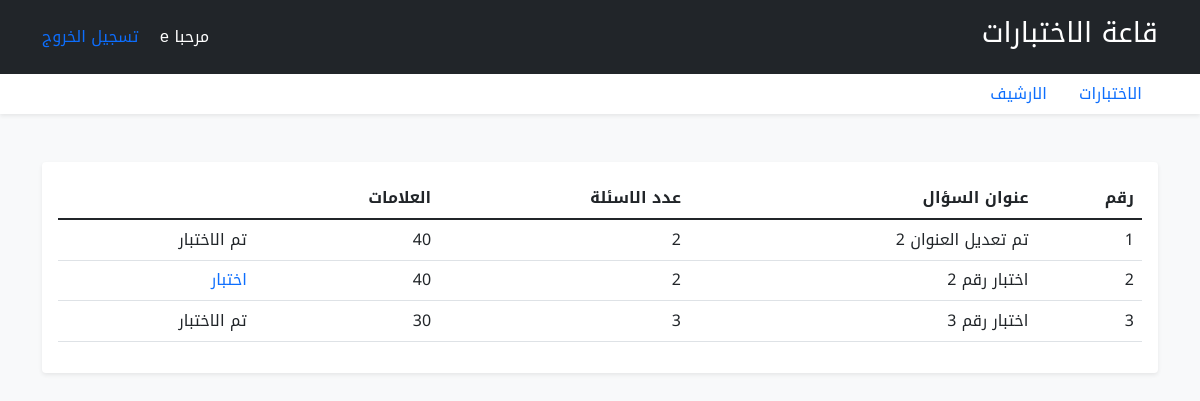
Page /account (signed in) on the committed database.
### tables this page shows
CREATE TABLE `main_que` (
  `id` varchar(255) NOT NULL,
  `title` varchar(255) NOT NULL,
  `num` varchar(255) NOT NULL,
  `mark` varchar(255) NOT NULL
);

### includes/function.php (called while the page is built, shortened)
<?php
function getSession($key){
    if(isset($_SESSION[$key]) and $_SESSION[$key]!= null){
        return $_SESSION[$key];
    }else{
        return false;
    }
}
?>

### account/index.php (the view)
<?php include "includes/header.php"?>
<?php include "includes/nav.php" ?>
    <div class="container">
        <div class="row">
            <div class="col">
                <div class="bg-white mt-5 bodrder border-secondary p-3 shadow-sm rounded">
                    <table class="table">
                        <thead>
                            <tr>
                                <th>رقم</th>
                                <th>عنوان السؤال</th>
                                <th>عدد الاسئلة</th>
                                <th>العلامات</th>
                            </tr>
                        </thead>
                        <tbody>
                            <?php
                         if(getSession('username')){
                            $index=1;
                            $query="SELECT * FROM main_que";
                            $data=mysqli_query($connect,$query);
                            while($row=mysqli_fetch_assoc($data)){
                                echo '<tr>';
                                echo "<td>{$index}</td>";
                                echo "<td>{$row['title']}</td>";
                                echo "<td>{$row['num']}</td>";
                                echo "<td>{$row['mark']}</td>";
                                $username=getSession('username');
                                $id=$row['id'];
                                $tested=false;
                                $query2="SELECT * FROM mark";
                                $data2= mysqli_query($connect,$query2);
                                while($row2=mysqli_fetch_assoc($data2)){
                                    $DB_username= $row2['username'];
                                    $DB_id=$row2['id_que'];
                                    if($DB_username ==$username and $DB_id==$id){
                                    $tested=true;
                                     break;
                                    }
                                }
                                if($tested){
                                    echo "<td>تم الاختبار</td>";
                                }else{
                                echo "<td><a class=' text-decoration-none' href='test.php?action=qus&id={$row['id']}&n=1&t={$row['num']}&m={$row['mark']}'>اختبار</a></td>";
                                }
                                echo '<tr>';
                                $index++;
                            }
                        }
                            ?>
                        </tbody>
                    </table>
                </div>
            </div>
        </div>
    </div>
<?php include "includes/footer.php"?>

### css/style.css (style rules this page uses)
* { font-family: 'Noto Kufi Arabic', sans-serif; box-sizing: border-box; }

### rows in the picture
main_que: title "تم تعديل العنوان 2", num "2", mark "40", shows "تم الاختبار"
main_que: title "اختبار رقم 2", num "2", mark "40"
main_que: title "اختبار رقم 3", num "3", mark "30", shows "تم الاختبار"

### other values in the picture
getSession('username') "e"
